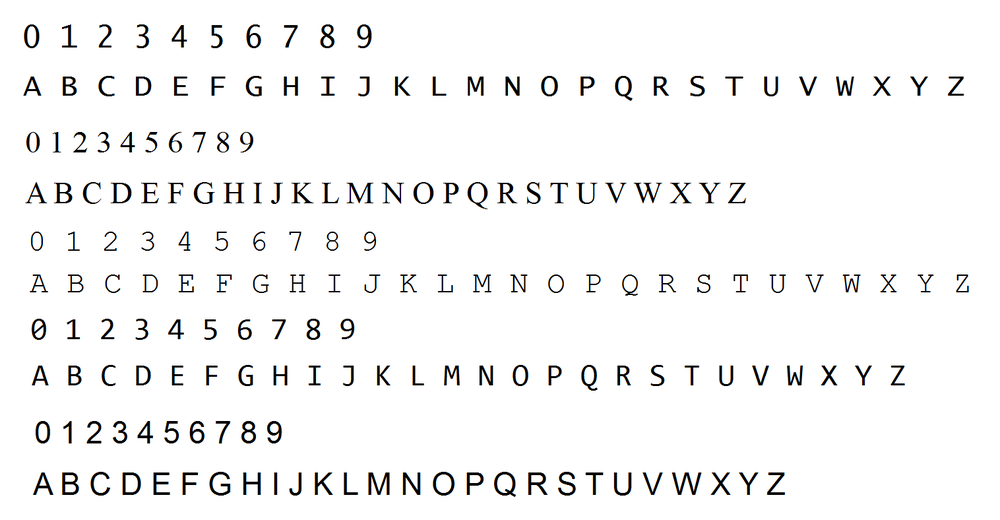
#> input picture doc2speech/OpenCV_3_KNN_Character_Recognition_Python/training_chars.png, 1000 x 520 px, shrunk from 1516 x 788 before the run
$ python -i utilities.py   (imports and definitions only)
#> lines starting #> are read from the running program, lines starting #| are printed output that depends on the picture; after the words box and inside, x2 and y2 are one past the last pixel; in counts of white or black regions, pixels touching at a corner belong together
#> further down, picture is the input picture: shape (520, 1000, 3); mean B, G, R 245.1, 245.1, 245.1
import cv2
import numpy as np


# Function to apply thresholding to given Image
def getThresholded(img, smooth_it=True):

    # Reducing image to grayscale
#> called with smooth_it = True
    img = cv2.cvtColor(img, cv2.COLOR_BGR2GRAY)

    # Application of smoothening
    if smooth_it == True:
        kernel = np.ones((8, 8), np.float32) / 64
        smooth = cv2.filter2D(img, -1, kernel)
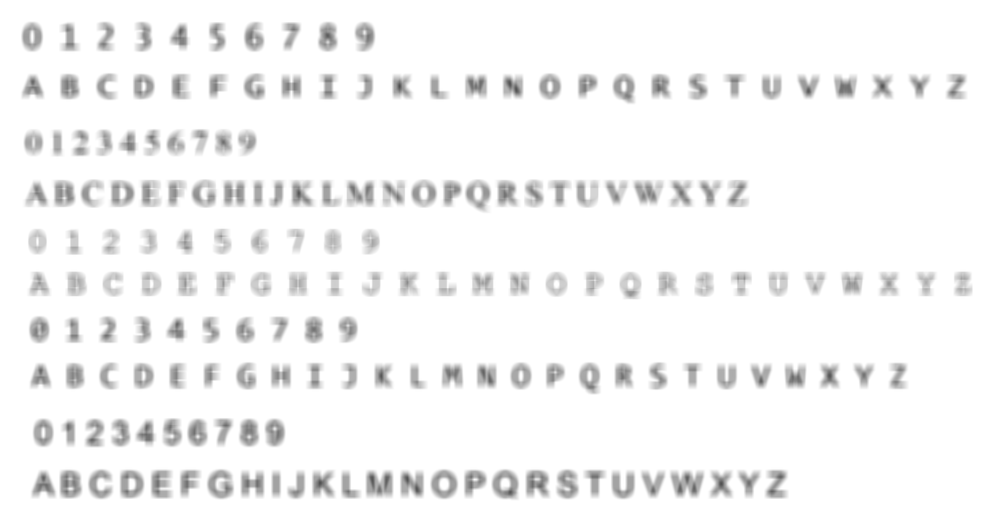
#> smooth: shape (520, 1000); min 78, max 255, mean 245.1
        # cv2.imwrite(new_path + "smoothened.png", smooth)
        img = smooth

    # Application of Otsu Thresholding
    _, threshed = cv2.threshold(img, 200, 255, cv2.THRESH_BINARY)
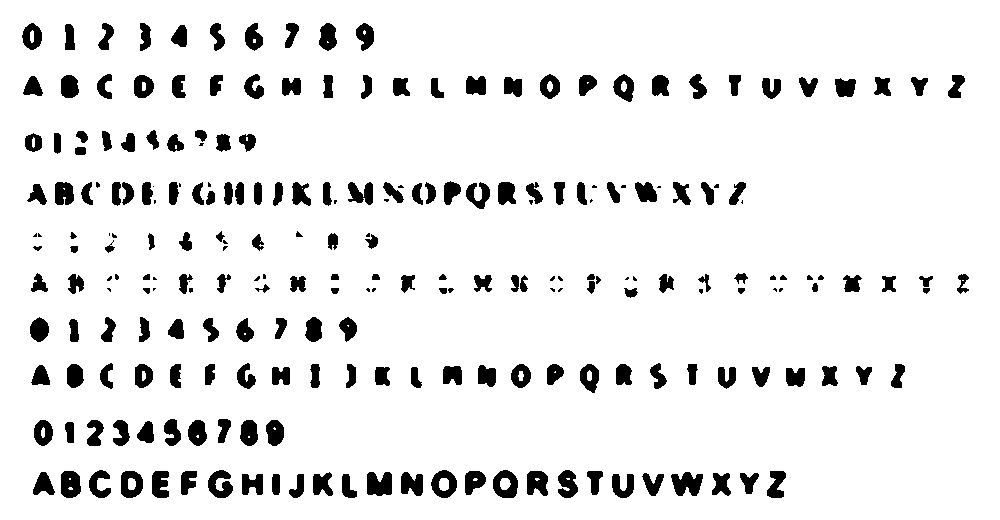
#> threshed: shape (520, 1000); 91.7% white; 239 black regions (43 under 20 px), largest, box (x1, y1, x2, y2) and area: (671, 472, 703, 496) 523, (367, 472, 392, 496) 505, (493, 470, 518, 498) 463
    # cv2.imwrite(new_path + 'thresholded.png', threshed)
    return threshed


# Function to apply morphological closing
# [56 lines left out: functions getClosed, getOpened, getMorph, img_show, horizontal_dilation, not called in this run]

>>> import cv2
>>> picture = cv2.imread('OpenCV_3_KNN_Character_Recognition_Python/training_chars.png')
>>> result = getThresholded(picture)
